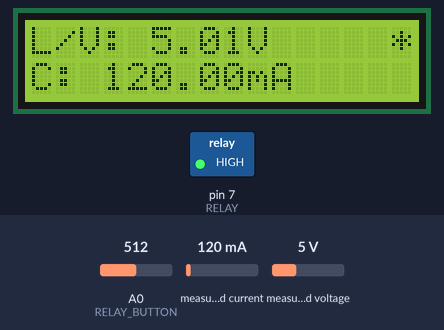
The sketch below on a simulated Arduino Uno, built with avr-gcc and run on an emulated ATmega328P. On the bench: 16×2 character LCD, switched loads named in the sketch (green lamp = pin HIGH). Inputs (shaded band) come from the test bench; at power-on: measured current 120 mA, measured voltage 5 V, A0 (RELAY_BUTTON) = 512. What the sketch prints to the serial monitor is not drawn.

Above: at 5.2 s.
5.3 s: measured current set to 40 mA
At 6.9 s:
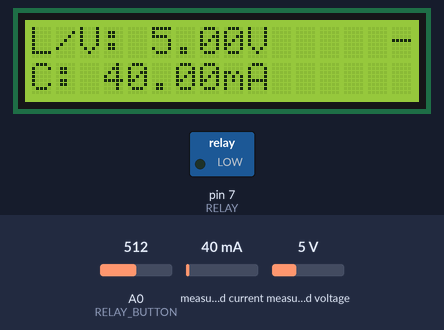
8.9 s: measured voltage set to 0.3 V
At 10.8 s:
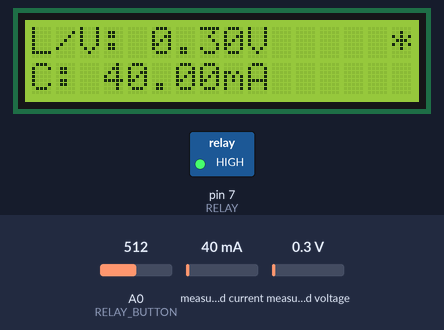
11.6 s: A0 (RELAY_BUTTON) set to 493
At 12.2 s:
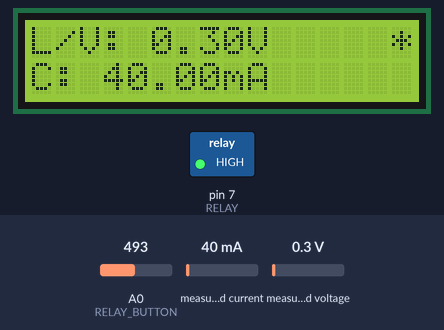
13.1 s: measured current set to 500 mA
At 13.9 s:
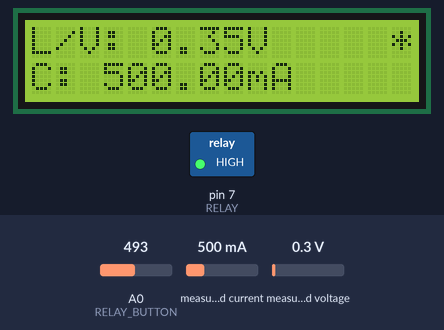
14.6 s: A0 (RELAY_BUTTON) set to 510
At 15.7 s:
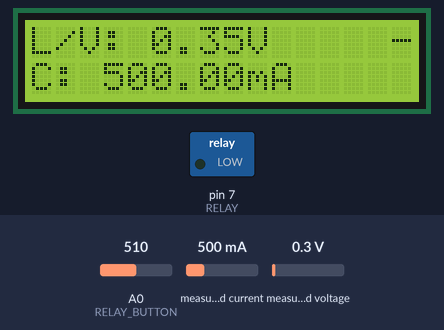
17.7 s: A0 (RELAY_BUTTON) set to 490
At 18.5 s:
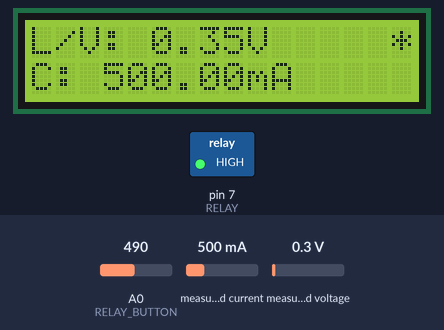
Timing chart, 0 to 20.2 s (numbered marks = the images above; inputs shaded):
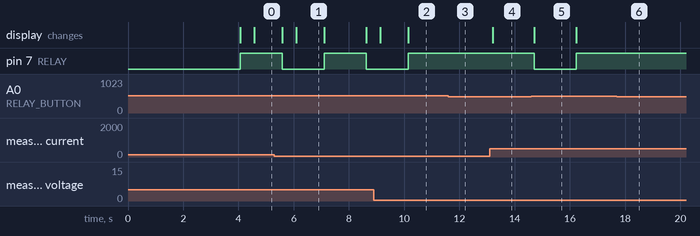

The sketch:

powermeter.ino
```cpp
#include <Wire.h>
#include <Adafruit_INA219.h>
#include <LiquidCrystal.h>

#define RELAY 7
#define RELAY_BUTTON 0
uint8_t buttonState = 0;

Adafruit_INA219 ina219;

// initialize the library with the numbers of the interface pins
LiquidCrystal lcd(12, 11, 5, 4, 3, 6);

// Turn on/off serial debuggin output
boolean debug = true;

void setup(void)
{
	uint32_t currentFrequency;

	Serial.begin(9600);
	lcd.begin(16, 2);
	Serial.println("Measuring voltage and current with INA219 ...");
	ina219.begin();
	pinMode(RELAY, OUTPUT);
	digitalWrite(RELAY, LOW);
	lcd.setCursor(0, 0);
	lcd.print("PowerMeter");
	delay(4000);
}

void loop(void)
{
	uint16_t b;
	b = analogRead(RELAY_BUTTON);
	if(b > 500 and buttonState == 0) {
		buttonState = 1;
		relay();
	}
	else {
		buttonState = 0;
	}
	float shuntvoltage = 0;
	float busvoltage = 0;
	float current_mA = 0;
	float loadvoltage = 0;

	shuntvoltage = ina219.getShuntVoltage_mV();
	busvoltage = ina219.getBusVoltage_V();
	current_mA = ina219.getCurrent_mA();
	loadvoltage = busvoltage + (shuntvoltage / 1000);

	/*
	Serial.print("Bus Voltage:	 "); Serial.print(busvoltage); Serial.println(" V");
	Serial.print("Shunt Voltage: "); Serial.print(shuntvoltage); Serial.println(" mV");
	Serial.print("Load Voltage:	"); Serial.print(loadvoltage); Serial.println(" V");
	Serial.print("Current:			 "); Serial.print(current_mA); Serial.println(" mA");
	Serial.println("");
	*/
	lcd.setCursor(0,0);
	lcd.print("L/V: ");
	lcd.print(loadvoltage);
	lcd.print("V  ");
	lcd.setCursor(0,1);
	lcd.print("C: ");
	lcd.print(current_mA);
	lcd.print("mA ");

	delay(500);
}

void relay() {
	uint8_t r;
	r = digitalRead(RELAY);
	if(r == HIGH) {
		digitalWrite(RELAY, LOW);
		lcd.setCursor(15,0);
		lcd.print("-");
	}
	else {
		digitalWrite(RELAY, HIGH);
		lcd.setCursor(15,0);
		lcd.print("*");
	}
	delay(500);
}
```

Measured:
- after the input at 5.3 s, the display: first differs from a run without the input after 0.79 s (image 1)
- after the input at 8.9 s, the display: first changes after 0.23 s (image 2 shows a later state)
- after the input at 11.6 s, pin 7 (RELAY): stays HIGH (without the input it goes to LOW after 0.06 s)
- after the input at 13.1 s, the display: changes after 0.10 s (image 4)
- after the input at 14.6 s, pin 7 (RELAY): HIGH → LOW after 0.11 s, → HIGH 1.5 s later; the display: changes after 0.11 s (image 5)
- after the input at 17.7 s, pin 7 (RELAY): stays HIGH (without the input it goes to LOW after 0.05 s)
- what the display in image 1 shows lasts 1.0 s, from 6.1 s to 7.1 s
